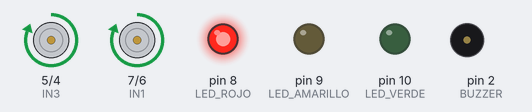
The sketch below on a simulated Arduino Nano, built with avr-gcc and run on an emulated ATmega328P. Shown: motor-driver pin pairs drawn as motors (green arrow = first pin HIGH = forward, orange = second pin HIGH = backward, longer = more drive), output pins drawn as LEDs (lit = HIGH), buzzer (waves = sounding).

Above: at 2.5 s.
At 4.07 s:
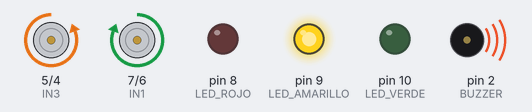
At 4.5 s:
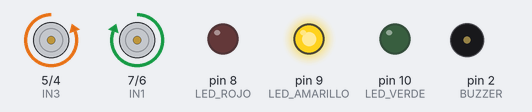
At 6.1 s:
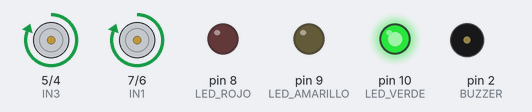
At 7.9 s:
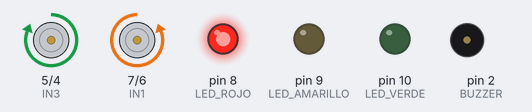
At 8.45 s:
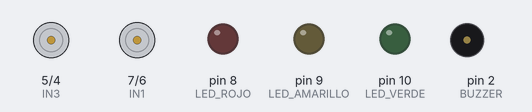
Timing chart, 0 to 10.9 s (numbered marks = the images above):
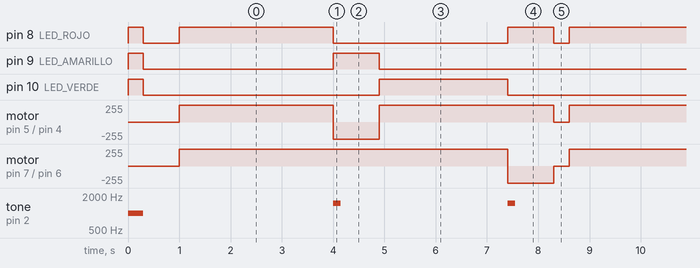

The sketch:

carrito_robotico.ino
```cpp
// =====================================================
// CARRITO ROBÓTICO EDUCATIVO - ESPOL
// Arduino Nano + L298N
// =====================================================

// -------------------------
// Pines del driver L298N
// -------------------------
const int IN1 = 7;
const int IN2 = 6;
const int IN3 = 5;
const int IN4 = 4;

// -------------------------
// LEDs indicadores
// -------------------------
const int LED_ROJO     = 8;
const int LED_AMARILLO = 9;
const int LED_VERDE    = 10;

// -------------------------
// Buzzer
// -------------------------
const int BUZZER = 2;


// =====================================================
// CONFIGURACIÓN INICIAL
// =====================================================
void setup() {

  pinMode(IN1, OUTPUT);
  pinMode(IN2, OUTPUT);
  pinMode(IN3, OUTPUT);
  pinMode(IN4, OUTPUT);

  pinMode(LED_ROJO, OUTPUT);
  pinMode(LED_AMARILLO, OUTPUT);
  pinMode(LED_VERDE, OUTPUT);

  pinMode(BUZZER, OUTPUT);

  // Mantener los motores detenidos al iniciar
  detener();

  // Señal visual y sonora de inicio
  digitalWrite(LED_ROJO, HIGH);
  digitalWrite(LED_AMARILLO, HIGH);
  digitalWrite(LED_VERDE, HIGH);

  tone(BUZZER, 1000, 300);

  delay(300);

  digitalWrite(LED_ROJO, LOW);
  digitalWrite(LED_AMARILLO, LOW);
  digitalWrite(LED_VERDE, LOW);

  delay(700);
}


// =====================================================
// FUNCIONES DE MOVIMIENTO
// =====================================================

// Movimiento hacia adelante
void adelante() {

  digitalWrite(IN1, HIGH);
  digitalWrite(IN2, LOW);

  digitalWrite(IN3, HIGH);
  digitalWrite(IN4, LOW);
}


// Movimiento hacia atrás
void atras() {

  digitalWrite(IN1, LOW);
  digitalWrite(IN2, HIGH);

  digitalWrite(IN3, LOW);
  digitalWrite(IN4, HIGH);
}


// Detener motores
void detener() {

  digitalWrite(IN1, LOW);
  digitalWrite(IN2, LOW);

  digitalWrite(IN3, LOW);
  digitalWrite(IN4, LOW);
}


// Giro hacia la derecha
void derecha() {

  digitalWrite(IN1, HIGH);
  digitalWrite(IN2, LOW);

  digitalWrite(IN3, LOW);
  digitalWrite(IN4, HIGH);
}


// Giro hacia la izquierda
void izquierda() {

  digitalWrite(IN1, LOW);
  digitalWrite(IN2, HIGH);

  digitalWrite(IN3, HIGH);
  digitalWrite(IN4, LOW);
}


// =====================================================
// SECUENCIA PRINCIPAL
// =====================================================
void loop() {

  // ---------------------------------
  // 1. Avanzar durante 3 segundos
  // ---------------------------------
  digitalWrite(LED_ROJO, HIGH);

  adelante();

  delay(3000);


  // ---------------------------------
  // 2. Giro a la derecha
  // ---------------------------------
  digitalWrite(LED_ROJO, LOW);
  digitalWrite(LED_AMARILLO, HIGH);

  tone(BUZZER, 1500, 150);

  derecha();

  delay(900);


  // ---------------------------------
  // 3. Avanzar durante 2.5 segundos
  // ---------------------------------
  digitalWrite(LED_AMARILLO, LOW);
  digitalWrite(LED_VERDE, HIGH);

  adelante();

  delay(2500);


  // ---------------------------------
  // 4. Giro a la izquierda
  // ---------------------------------
  digitalWrite(LED_VERDE, LOW);
  digitalWrite(LED_ROJO, HIGH);

  tone(BUZZER, 1500, 150);

  izquierda();

  delay(900);


  // ---------------------------------
  // 5. Detener el carrito
  // ---------------------------------
  detener();

  digitalWrite(LED_ROJO, LOW);

  delay(300);
}
```

Measured:
- by itself, pin 8 (LED_ROJO): repeats every 7.6 s: HIGH 3.0 s, LOW 3.4 s, HIGH 0.90 s, LOW 0.30 s
- by itself, pin 9 (LED_AMARILLO): repeats every 7.6 s: HIGH 0.90 s, LOW 6.7 s
- by itself, pin 10 (LED_VERDE): alternates HIGH for 2.5 s and LOW for 5.1 s
- by itself, motor on pin 7 (IN1) / pin 6 (IN2): repeats every 7.6 s: backward 255/255 0.90 s, stopped 0.30 s, forward 255/255 6.4 s
- by itself, tone on pin 2 (BUZZER): repeats every 7.3 s: silent 3.7 s, 1500 Hz 0.15 s, silent 3.3 s, 1500 Hz 0.15 s
- by itself, motor on pin 5 (IN3) / pin 4 (IN4): repeats every 7.6 s: backward 255/255 0.90 s, forward 255/255 3.4 s, stopped 0.30 s, forward 255/255 3.0 s
